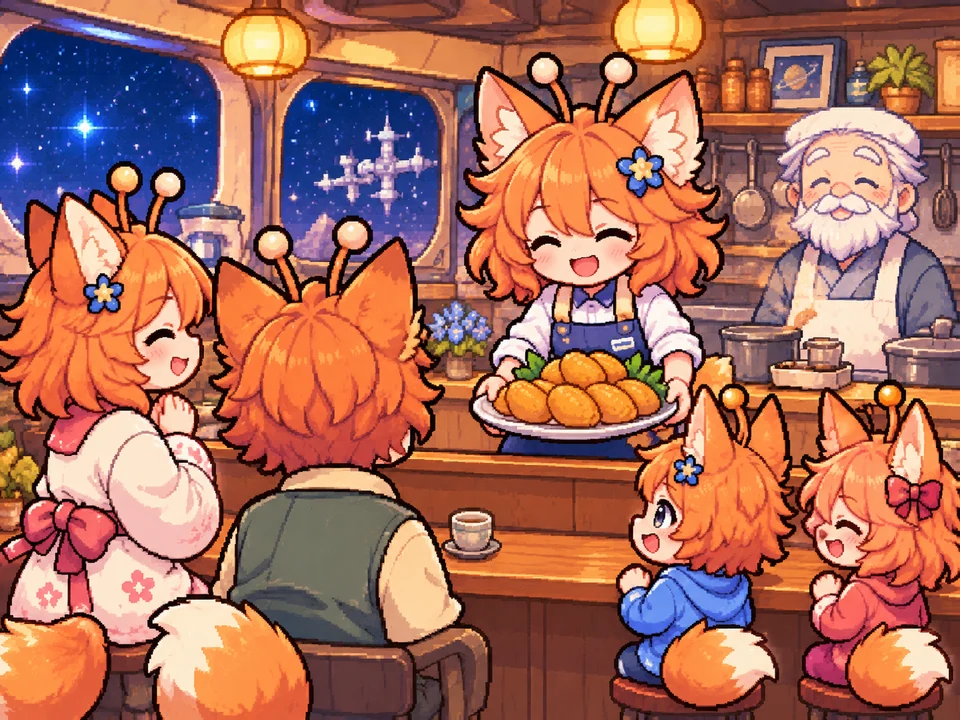
#> input picture img/end_konoha.webp, 960 x 720 px, given in place of room.webp, which was not available
$ python make-share.py
#> lines starting #> are read from the running program, lines starting #| are printed output that depends on the picture
# SNSやLINEでリンクを貼ったときに出る画像（1200x630）を作る: python tools/make-share.py
# 水彩の高画質の絵（img/*.webp・ゲーム座標の3倍）のまま組み、最後に 1200x630 へなめらかに縮める
import os
from PIL import Image, ImageDraw, ImageFilter
ROOT = os.path.dirname(os.path.dirname(os.path.abspath(__file__)))
IMG = os.path.join(ROOT, 'img')
S = 3


def L(name):
#> called with name = 'room'
    return Image.open(os.path.join(IMG, name + '.webp')).convert('RGBA')


room = L('room')                                   # 960x720
OX, OY = 0, 140
base = room.crop((OX, OY, 960, OY + 504))          # 1200:630 と同じ比率（960x504）
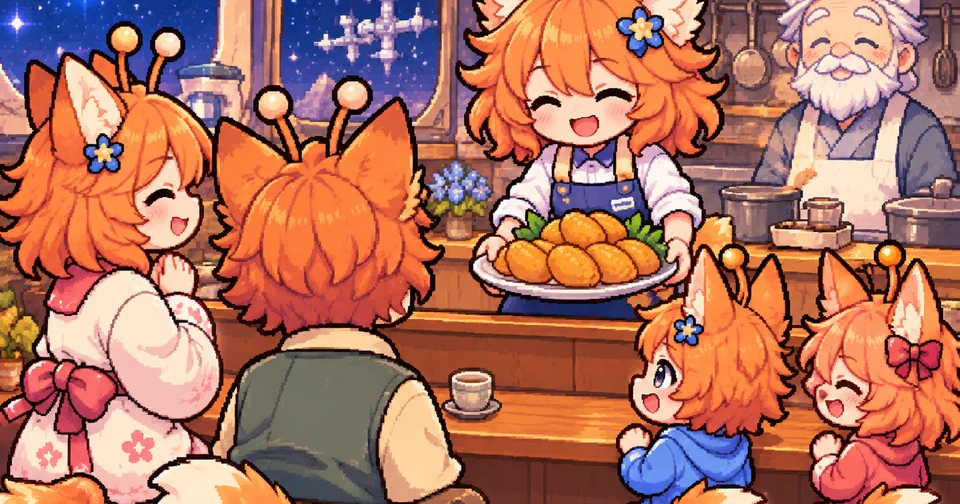
#> base: PIL image 960x504 RGBA; mean R, G, B, A 175.3, 114.4, 97.6, 255


def put(name, x, bottom, scale=1.0):
#> called with name = 'pururu_happy', x = 294, bottom = 552, scale = 0.58
    s = L(name)
#> call 2 of L, with name = 'pururu_happy'
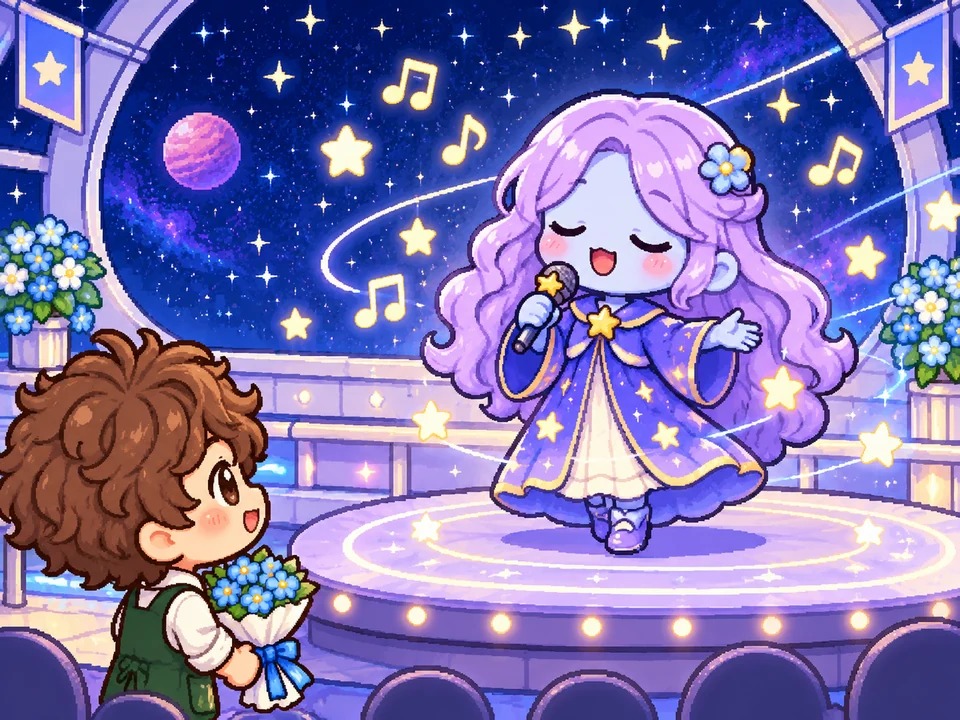
#> input picture img/end_lumie.webp, 960 x 720 px, given in place of pururu_happy.webp, which was not available
    if scale != 1.0:
        s = s.convert('RGBa').resize((round(s.width * scale), round(s.height * scale)), Image.LANCZOS).convert('RGBA')
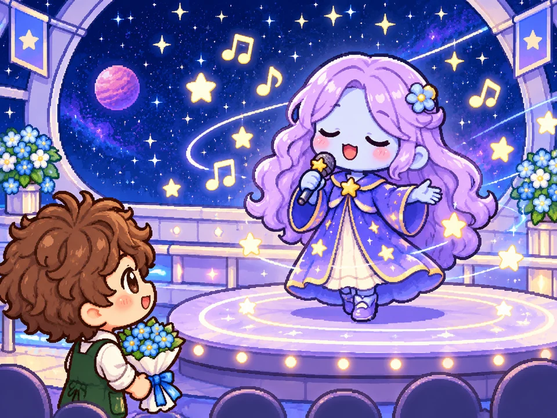
#> s: PIL image 557x418 RGBA; mean R, G, B, A 126.1, 115.9, 176, 255
    base.alpha_composite(s, (round(x - OX - s.width / 2), round(bottom - OY - s.height)))
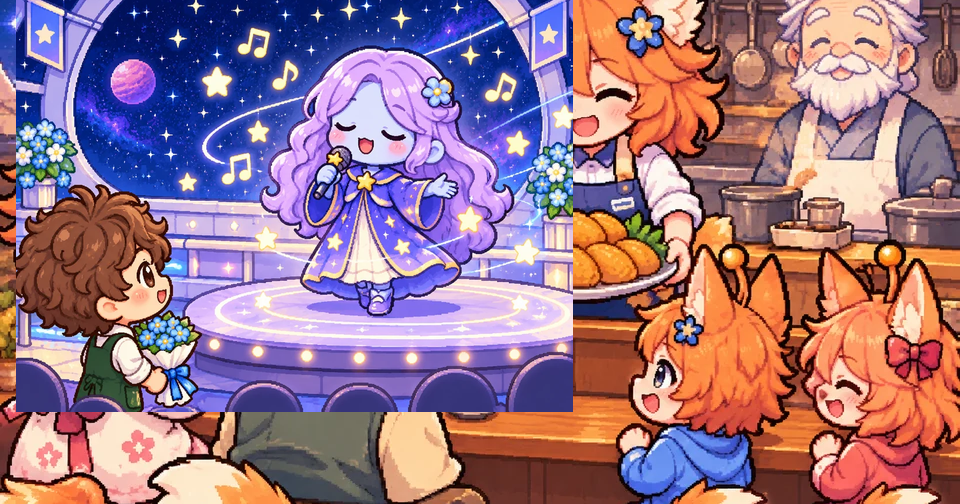
#> base: PIL image 960x504 RGBA; mean R, G, B, A 153.3, 117.6, 136.2, 255


# ソファに3人（ゲームと同じ座る高さ。ゲーム座標×S）
put('pururu_happy', 98 * S, 184 * S, 0.58)
put('lumie_happy', 160 * S, 186 * S, 0.58)
#> call 2 of put, with name = 'lumie_happy', x = 480, bottom = 558, scale = 0.58
#> in put (call 2), `base.alpha_composite(s, (round(x - OX - s.width / 2), round(bottom - O..`:
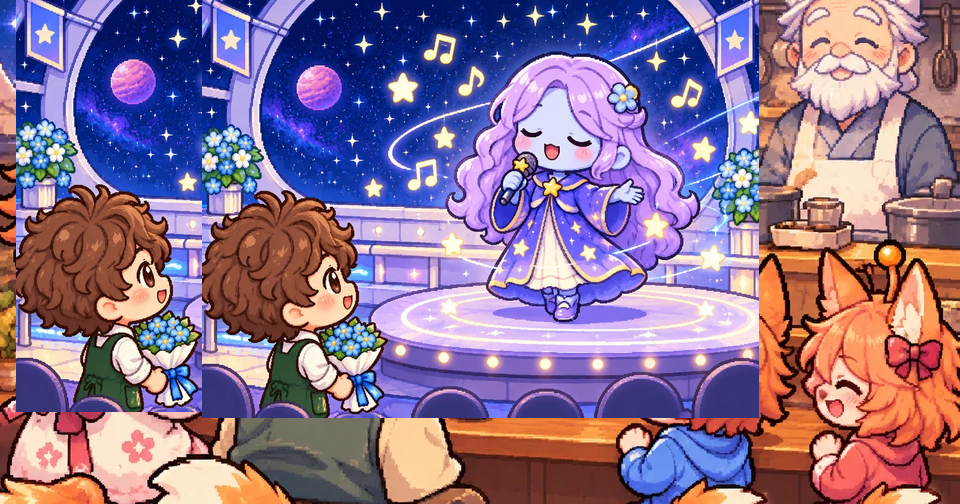
#> base: PIL image 960x504 RGBA; mean R, G, B, A 140, 114.1, 144.8, 255
put('gald_happy', 224 * S, 185 * S, 0.58)
#> (the run stopped early here; a loop or call above may not have finished)
